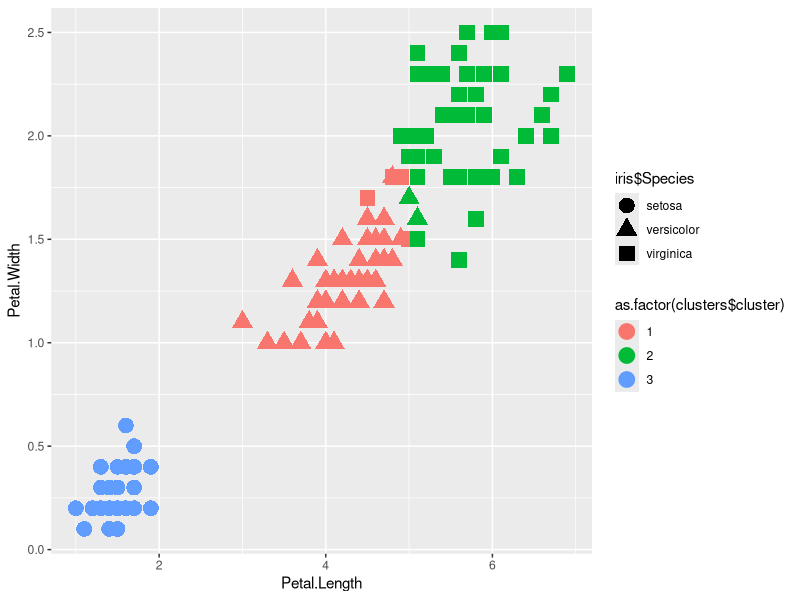
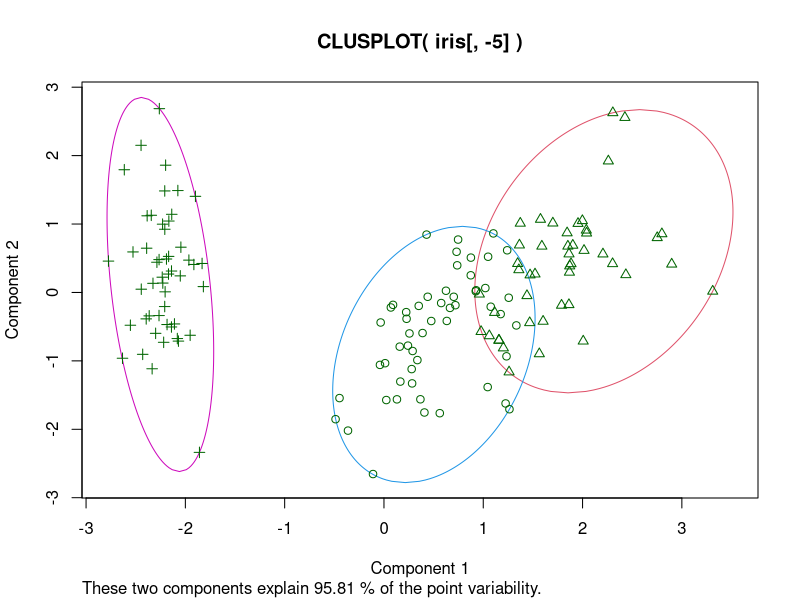
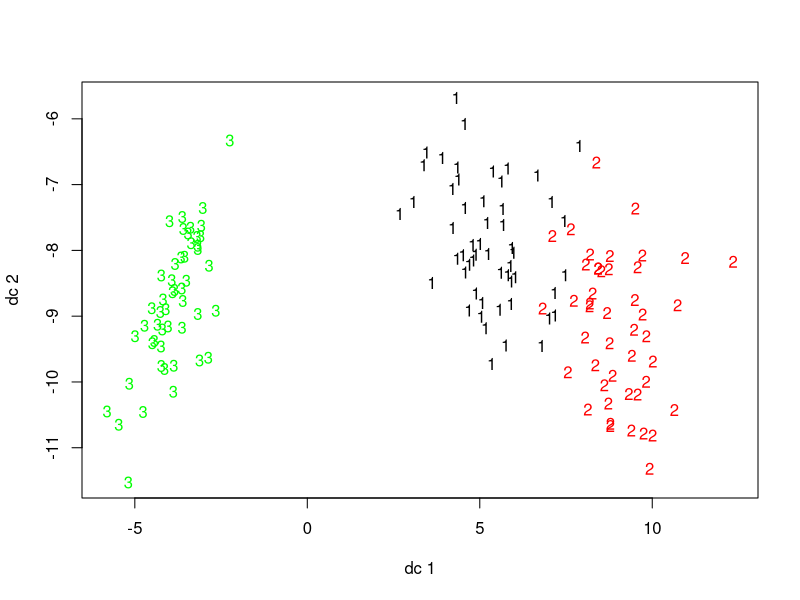
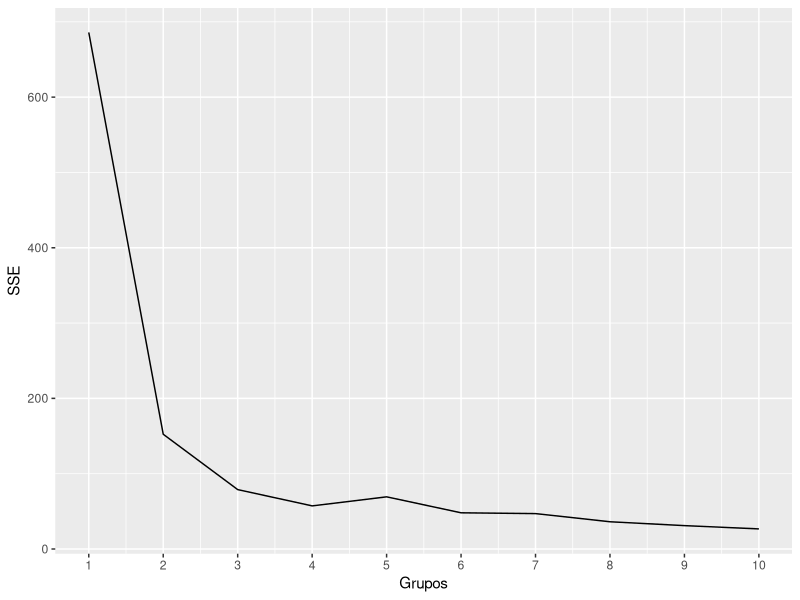
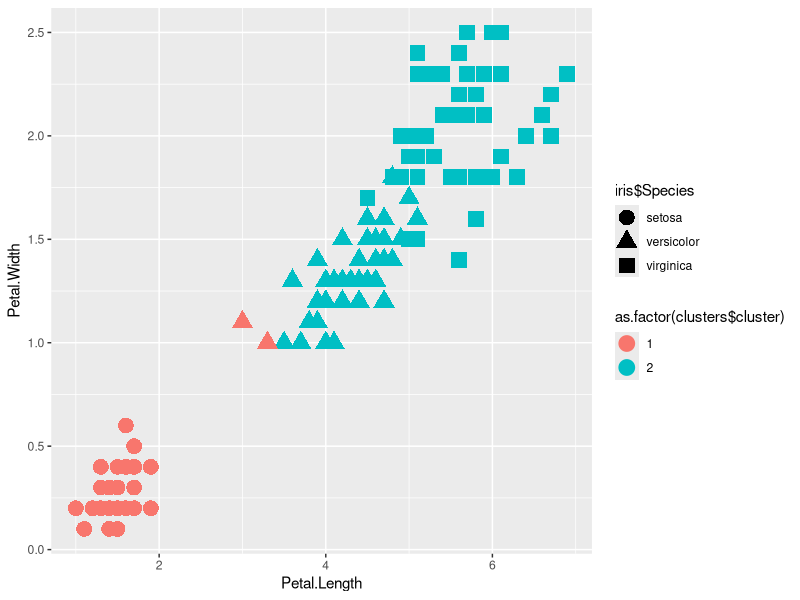
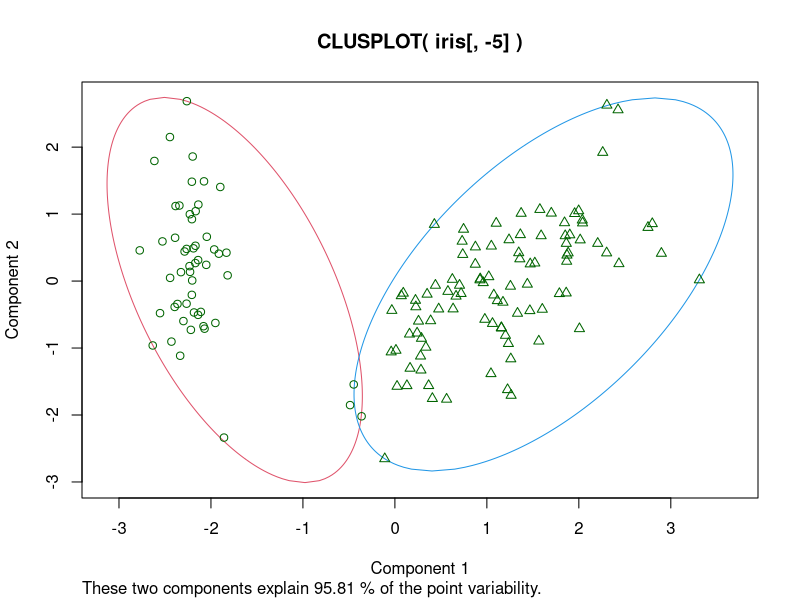
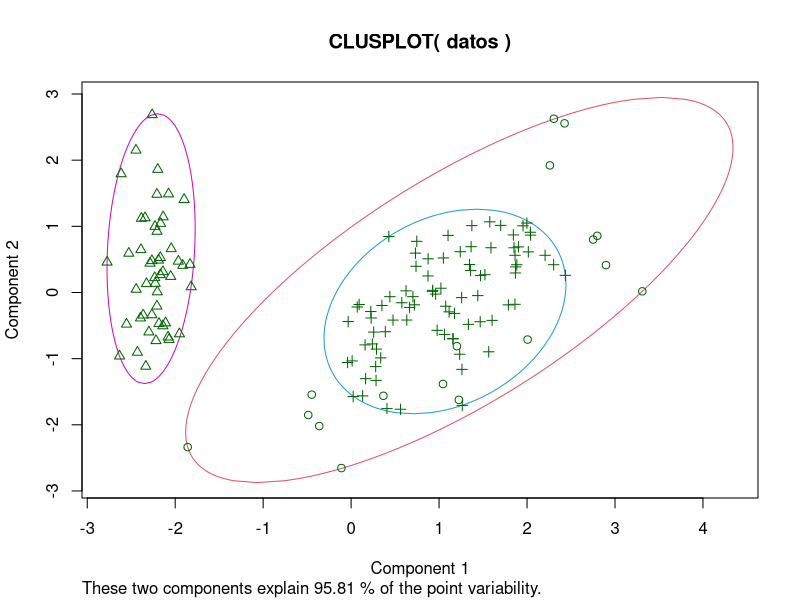
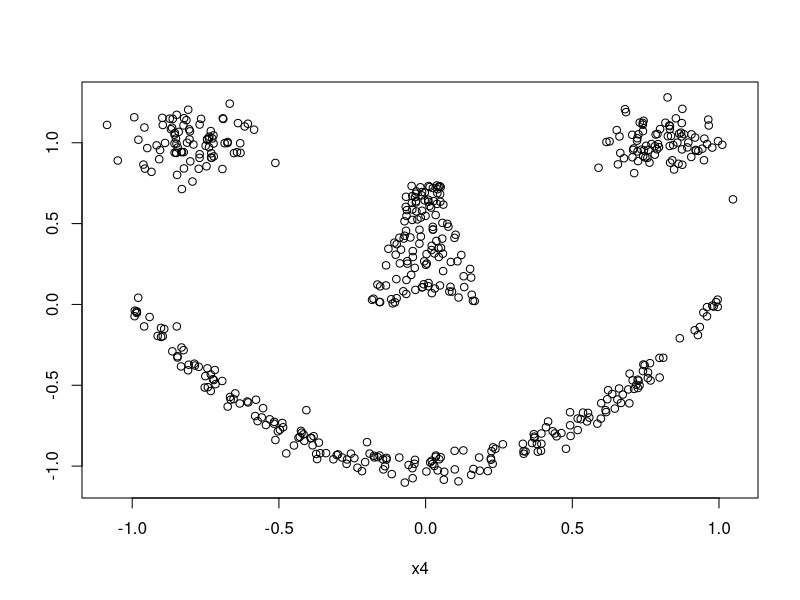

The R script that drew these images, in order:
# -----------------------------------------------------------------
# Clustering (agrupamiento de datos)
# -----------------------------------------------------------------
library(cluster)
library(fpc)
library(stats)
library(ggplot2)

# Agrupamiento con el algoritmo k-means de iris, usando dos de sus atributos y estableciendo el número de grupos
set.seed(4242)
clusters <- kmeans(iris[, c("Petal.Length", "Petal.Width")], 3)
clusters

table(iris$Species, clusters$cluster)  # Examinamos la clase de las muestras contenidas en cada cluster

# Visualización gráfica de los clusters
ggplot(iris, aes(Petal.Length, Petal.Width)) + geom_point(aes(color = as.factor(clusters$cluster), shape = iris$Species), size = 5)
clusplot(iris[, -5], clusters$cluster, color = TRUE, lines = 0)   # Paquete cluster
plotcluster(iris[, -5], clusters$cluster)                         # Paquete fpc

# Estimación del número de grupos a usar
datos <- iris[, -5]
SSE <- rbind(data.frame(Grupos = 1, SSE = nrow(datos) * sum(apply(datos, 2, var))), 
             data.frame(Grupos = 2:10, SSE = unlist(lapply(2:10, function(ngrupos) sum(kmeans(datos, ngrupos)$withinss)))))
ggplot(SSE, aes(Grupos, SSE)) + geom_line() + scale_x_continuous(breaks = 1:10)

# La función pamk sugiere en el miembro nc el número óptimo de clusters a usar
clusters <- kmeans(datos, pamk(datos)$nc)
ggplot(iris, aes(Petal.Length, Petal.Width)) + geom_point(aes(color = as.factor(clusters$cluster), shape = iris$Species), size = 5)
clusplot(iris[, -5], clusters$cluster, color = TRUE, lines = 0)   

# ---- Agrupamiento por densidad de muestras - paquete fpc  ------

clusters <- dbscan(datos, eps = .5)
clusters
clusplot(datos, clusters$cluster, color = TRUE, lines = 0)   

library(mlbench)            # Paquete con muestras de datos distribuidas de diferentes formas
datos <- mlbench.smiley()$x
plot(datos)

# Comparación entre el resultado generado por kmeans y el algoritmo dbscan de agrupamiento por densidad
clusters.kmeans <- kmeans(datos, 4)
clusters.dbscan <- dbscan(datos, eps = .5)

ggplot(as.data.frame(datos), aes(x4, V2)) + geom_point(aes(color = as.factor(clusters.kmeans$cluster)), size = 5)
ggplot(as.data.frame(datos), aes(x4, V2)) + geom_point(aes(color = as.factor(clusters.dbscan$cluster)), size = 5)

# ---- Agrupamiento jerárquico  ------

# Parte de las muestras de iris
datos <- iris[sample(nrow(iris), 50), ]

distancias <- dist(datos[, -5]) # Calculamos las distancias entre muestras
clusters <- hclust(distancias, method = "average")  # y Generamos la jerarquía de clusters

# Visualización del dendograma
plot(clusters, labels = datos$Species)

# Análisis de un posible corte con N grupos
rect.hclust(clusters, k = 4, border = "red")

# Comparar dos soluciones obteniendo estadísticas sobre la mejor
cluster.stats(distancias, cutree(clusters, 4), cutree(clusters, 5))

# ---- Agrupamiento basado en modelo ----
library(mclust)

clPairs(iris[, -5], iris$Species)  # Análisis previo de grupos respecto a la clase

modelo <- Mclust(iris[,-5]) # Generación del modelo de acuerdo a parámetros BIC
summary(modelo)
table(modelo$classification, iris$Species)  # Muestras por clase en cada cluster
plot(modelo, what = "classification")

# Modelo mediante análisis discriminante
modelo <- MclustDA(iris[, -5], iris$Species, modelType = "EDDA")
summary(modelo)
plot(modelo, what = "scatterplot")
plot(MclustDR(modelo), what="boundaries")

# Comprobación del error cometido
unlist(cvMclustDA(modelo, nfold = 10)[2:3])
